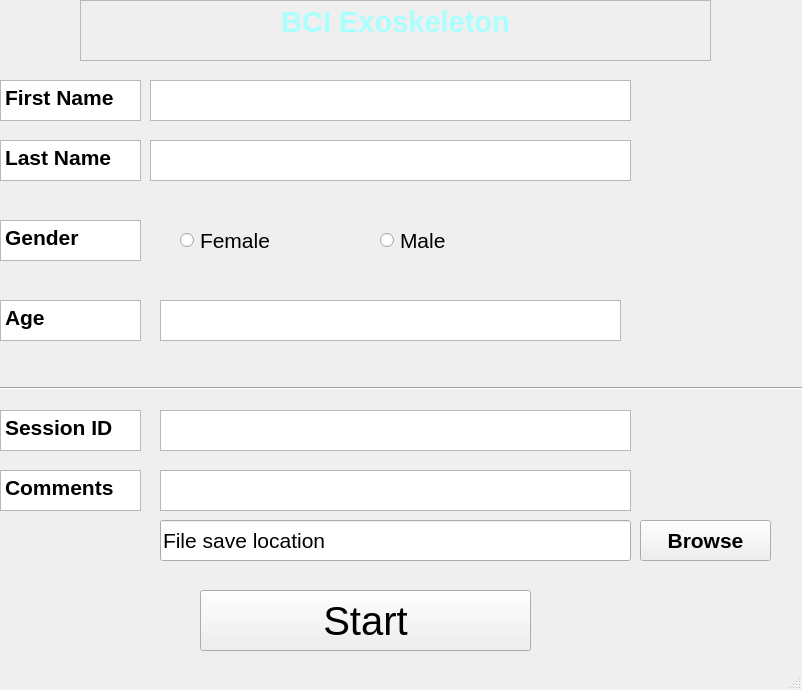
<?xml version="1.0" encoding="UTF-8"?>
<ui version="4.0">
 <class>MainWindow</class>
 <widget class="QMainWindow" name="MainWindow">
  <property name="geometry">
   <rect>
    <x>0</x>
    <y>0</y>
    <width>802</width>
    <height>690</height>
   </rect>
  </property>
  <property name="windowTitle">
   <string>MainWindow</string>
  </property>
  <property name="autoFillBackground">
   <bool>false</bool>
  </property>
  <widget class="QWidget" name="centralwidget">
   <widget class="QPushButton" name="StartButton">
    <property name="geometry">
     <rect>
      <x>200</x>
      <y>590</y>
      <width>331</width>
      <height>61</height>
     </rect>
    </property>
    <property name="font">
     <font>
      <pointsize>30</pointsize>
     </font>
    </property>
    <property name="text">
     <string>Start</string>
    </property>
   </widget>
   <widget class="QPushButton" name="BrowseButton">
    <property name="geometry">
     <rect>
      <x>640</x>
      <y>520</y>
      <width>131</width>
      <height>41</height>
     </rect>
    </property>
    <property name="font">
     <font>
      <pointsize>16</pointsize>
      <bold>true</bold>
     </font>
    </property>
    <property name="text">
     <string>Browse</string>
    </property>
   </widget>
   <widget class="QLineEdit" name="lineEdit">
    <property name="geometry">
     <rect>
      <x>160</x>
      <y>520</y>
      <width>471</width>
      <height>41</height>
     </rect>
    </property>
    <property name="font">
     <font>
      <pointsize>16</pointsize>
     </font>
    </property>
    <property name="text">
     <string>File save location</string>
    </property>
   </widget>
   <widget class="QPlainTextEdit" name="FirstNameBox">
    <property name="geometry">
     <rect>
      <x>150</x>
      <y>80</y>
      <width>481</width>
      <height>41</height>
     </rect>
    </property>
    <property name="plainText">
     <string/>
    </property>
   </widget>
   <widget class="QPlainTextEdit" name="LastNameBox">
    <property name="geometry">
     <rect>
      <x>150</x>
      <y>140</y>
      <width>481</width>
      <height>41</height>
     </rect>
    </property>
    <property name="plainText">
     <string/>
    </property>
   </widget>
   <widget class="QPlainTextEdit" name="AgeBox">
    <property name="geometry">
     <rect>
      <x>160</x>
      <y>300</y>
      <width>461</width>
      <height>41</height>
     </rect>
    </property>
    <property name="plainText">
     <string/>
    </property>
   </widget>
   <widget class="QRadioButton" name="Male_radio">
    <property name="geometry">
     <rect>
      <x>380</x>
      <y>220</y>
      <width>111</width>
      <height>41</height>
     </rect>
    </property>
    <property name="font">
     <font>
      <pointsize>16</pointsize>
      <strikeout>false</strikeout>
     </font>
    </property>
    <property name="autoFillBackground">
     <bool>false</bool>
    </property>
    <property name="text">
     <string>Male</string>
    </property>
   </widget>
   <widget class="QTextEdit" name="FirstNameTitle">
    <property name="enabled">
     <bool>true</bool>
    </property>
    <property name="geometry">
     <rect>
      <x>0</x>
      <y>80</y>
      <width>141</width>
      <height>41</height>
     </rect>
    </property>
    <property name="autoFillBackground">
     <bool>false</bool>
    </property>
    <property name="readOnly">
     <bool>true</bool>
    </property>
    <property name="html">
     <string>&lt;!DOCTYPE HTML PUBLIC &quot;-//W3C//DTD HTML 4.0//EN&quot; &quot;http://www.w3.org/TR/REC-html40/strict.dtd&quot;&gt;
&lt;html&gt;&lt;head&gt;&lt;meta name=&quot;qrichtext&quot; content=&quot;1&quot; /&gt;&lt;meta charset=&quot;utf-8&quot; /&gt;&lt;style type=&quot;text/css&quot;&gt;
p, li { white-space: pre-wrap; }
hr { height: 1px; border-width: 0; }
li.unchecked::marker { content: &quot;\2610&quot;; }
li.checked::marker { content: &quot;\2612&quot;; }
&lt;/style&gt;&lt;/head&gt;&lt;body style=&quot; font-family:'Segoe UI'; font-size:9pt; font-weight:400; font-style:normal;&quot;&gt;
&lt;p style=&quot; margin-top:0px; margin-bottom:0px; margin-left:0px; margin-right:0px; -qt-block-indent:0; text-indent:0px;&quot;&gt;&lt;span style=&quot; font-size:16pt; font-weight:700;&quot;&gt;First Name&lt;/span&gt;&lt;/p&gt;&lt;/body&gt;&lt;/html&gt;</string>
    </property>
   </widget>
   <widget class="QTextEdit" name="LastNameTitle">
    <property name="enabled">
     <bool>true</bool>
    </property>
    <property name="geometry">
     <rect>
      <x>0</x>
      <y>140</y>
      <width>141</width>
      <height>41</height>
     </rect>
    </property>
    <property name="autoFillBackground">
     <bool>true</bool>
    </property>
    <property name="readOnly">
     <bool>true</bool>
    </property>
    <property name="html">
     <string>&lt;!DOCTYPE HTML PUBLIC &quot;-//W3C//DTD HTML 4.0//EN&quot; &quot;http://www.w3.org/TR/REC-html40/strict.dtd&quot;&gt;
&lt;html&gt;&lt;head&gt;&lt;meta name=&quot;qrichtext&quot; content=&quot;1&quot; /&gt;&lt;meta charset=&quot;utf-8&quot; /&gt;&lt;style type=&quot;text/css&quot;&gt;
p, li { white-space: pre-wrap; }
hr { height: 1px; border-width: 0; }
li.unchecked::marker { content: &quot;\2610&quot;; }
li.checked::marker { content: &quot;\2612&quot;; }
&lt;/style&gt;&lt;/head&gt;&lt;body style=&quot; font-family:'Segoe UI'; font-size:9pt; font-weight:400; font-style:normal;&quot;&gt;
&lt;p style=&quot; margin-top:0px; margin-bottom:0px; margin-left:0px; margin-right:0px; -qt-block-indent:0; text-indent:0px;&quot;&gt;&lt;span style=&quot; font-size:16pt; font-weight:700;&quot;&gt;Last Name&lt;/span&gt;&lt;/p&gt;&lt;/body&gt;&lt;/html&gt;</string>
    </property>
   </widget>
   <widget class="QRadioButton" name="Female_radio">
    <property name="geometry">
     <rect>
      <x>180</x>
      <y>220</y>
      <width>111</width>
      <height>41</height>
     </rect>
    </property>
    <property name="font">
     <font>
      <pointsize>16</pointsize>
      <strikeout>false</strikeout>
     </font>
    </property>
    <property name="autoFillBackground">
     <bool>false</bool>
    </property>
    <property name="text">
     <string>Female</string>
    </property>
   </widget>
   <widget class="QTextEdit" name="GenderTitle">
    <property name="enabled">
     <bool>true</bool>
    </property>
    <property name="geometry">
     <rect>
      <x>0</x>
      <y>220</y>
      <width>141</width>
      <height>41</height>
     </rect>
    </property>
    <property name="autoFillBackground">
     <bool>true</bool>
    </property>
    <property name="readOnly">
     <bool>true</bool>
    </property>
    <property name="html">
     <string>&lt;!DOCTYPE HTML PUBLIC &quot;-//W3C//DTD HTML 4.0//EN&quot; &quot;http://www.w3.org/TR/REC-html40/strict.dtd&quot;&gt;
&lt;html&gt;&lt;head&gt;&lt;meta name=&quot;qrichtext&quot; content=&quot;1&quot; /&gt;&lt;meta charset=&quot;utf-8&quot; /&gt;&lt;style type=&quot;text/css&quot;&gt;
p, li { white-space: pre-wrap; }
hr { height: 1px; border-width: 0; }
li.unchecked::marker { content: &quot;\2610&quot;; }
li.checked::marker { content: &quot;\2612&quot;; }
&lt;/style&gt;&lt;/head&gt;&lt;body style=&quot; font-family:'Segoe UI'; font-size:9pt; font-weight:400; font-style:normal;&quot;&gt;
&lt;p style=&quot; margin-top:0px; margin-bottom:0px; margin-left:0px; margin-right:0px; -qt-block-indent:0; text-indent:0px;&quot;&gt;&lt;span style=&quot; font-size:16pt; font-weight:700;&quot;&gt;Gender&lt;/span&gt;&lt;/p&gt;&lt;/body&gt;&lt;/html&gt;</string>
    </property>
   </widget>
   <widget class="QTextEdit" name="AgeTitle">
    <property name="enabled">
     <bool>true</bool>
    </property>
    <property name="geometry">
     <rect>
      <x>0</x>
      <y>300</y>
      <width>141</width>
      <height>41</height>
     </rect>
    </property>
    <property name="autoFillBackground">
     <bool>true</bool>
    </property>
    <property name="readOnly">
     <bool>true</bool>
    </property>
    <property name="html">
     <string>&lt;!DOCTYPE HTML PUBLIC &quot;-//W3C//DTD HTML 4.0//EN&quot; &quot;http://www.w3.org/TR/REC-html40/strict.dtd&quot;&gt;
&lt;html&gt;&lt;head&gt;&lt;meta name=&quot;qrichtext&quot; content=&quot;1&quot; /&gt;&lt;meta charset=&quot;utf-8&quot; /&gt;&lt;style type=&quot;text/css&quot;&gt;
p, li { white-space: pre-wrap; }
hr { height: 1px; border-width: 0; }
li.unchecked::marker { content: &quot;\2610&quot;; }
li.checked::marker { content: &quot;\2612&quot;; }
&lt;/style&gt;&lt;/head&gt;&lt;body style=&quot; font-family:'Segoe UI'; font-size:9pt; font-weight:400; font-style:normal;&quot;&gt;
&lt;p style=&quot; margin-top:0px; margin-bottom:0px; margin-left:0px; margin-right:0px; -qt-block-indent:0; text-indent:0px;&quot;&gt;&lt;span style=&quot; font-size:16pt; font-weight:700;&quot;&gt;Age&lt;/span&gt;&lt;/p&gt;&lt;/body&gt;&lt;/html&gt;</string>
    </property>
   </widget>
   <widget class="QTextEdit" name="SessionIDTitle">
    <property name="enabled">
     <bool>true</bool>
    </property>
    <property name="geometry">
     <rect>
      <x>0</x>
      <y>410</y>
      <width>141</width>
      <height>41</height>
     </rect>
    </property>
    <property name="autoFillBackground">
     <bool>true</bool>
    </property>
    <property name="readOnly">
     <bool>true</bool>
    </property>
    <property name="html">
     <string>&lt;!DOCTYPE HTML PUBLIC &quot;-//W3C//DTD HTML 4.0//EN&quot; &quot;http://www.w3.org/TR/REC-html40/strict.dtd&quot;&gt;
&lt;html&gt;&lt;head&gt;&lt;meta name=&quot;qrichtext&quot; content=&quot;1&quot; /&gt;&lt;meta charset=&quot;utf-8&quot; /&gt;&lt;style type=&quot;text/css&quot;&gt;
p, li { white-space: pre-wrap; }
hr { height: 1px; border-width: 0; }
li.unchecked::marker { content: &quot;\2610&quot;; }
li.checked::marker { content: &quot;\2612&quot;; }
&lt;/style&gt;&lt;/head&gt;&lt;body style=&quot; font-family:'Segoe UI'; font-size:9pt; font-weight:400; font-style:normal;&quot;&gt;
&lt;p style=&quot; margin-top:0px; margin-bottom:0px; margin-left:0px; margin-right:0px; -qt-block-indent:0; text-indent:0px;&quot;&gt;&lt;span style=&quot; font-size:16pt; font-weight:700;&quot;&gt;Session ID&lt;/span&gt;&lt;/p&gt;&lt;/body&gt;&lt;/html&gt;</string>
    </property>
   </widget>
   <widget class="QPlainTextEdit" name="SessionIDText">
    <property name="geometry">
     <rect>
      <x>160</x>
      <y>410</y>
      <width>471</width>
      <height>41</height>
     </rect>
    </property>
    <property name="plainText">
     <string/>
    </property>
   </widget>
   <widget class="QTextEdit" name="CommentsTitle">
    <property name="enabled">
     <bool>true</bool>
    </property>
    <property name="geometry">
     <rect>
      <x>0</x>
      <y>470</y>
      <width>141</width>
      <height>41</height>
     </rect>
    </property>
    <property name="autoFillBackground">
     <bool>true</bool>
    </property>
    <property name="readOnly">
     <bool>true</bool>
    </property>
    <property name="html">
     <string>&lt;!DOCTYPE HTML PUBLIC &quot;-//W3C//DTD HTML 4.0//EN&quot; &quot;http://www.w3.org/TR/REC-html40/strict.dtd&quot;&gt;
&lt;html&gt;&lt;head&gt;&lt;meta name=&quot;qrichtext&quot; content=&quot;1&quot; /&gt;&lt;meta charset=&quot;utf-8&quot; /&gt;&lt;style type=&quot;text/css&quot;&gt;
p, li { white-space: pre-wrap; }
hr { height: 1px; border-width: 0; }
li.unchecked::marker { content: &quot;\2610&quot;; }
li.checked::marker { content: &quot;\2612&quot;; }
&lt;/style&gt;&lt;/head&gt;&lt;body style=&quot; font-family:'Segoe UI'; font-size:9pt; font-weight:400; font-style:normal;&quot;&gt;
&lt;p style=&quot; margin-top:0px; margin-bottom:0px; margin-left:0px; margin-right:0px; -qt-block-indent:0; text-indent:0px;&quot;&gt;&lt;span style=&quot; font-size:16pt; font-weight:700;&quot;&gt;Comments&lt;/span&gt;&lt;/p&gt;&lt;/body&gt;&lt;/html&gt;</string>
    </property>
   </widget>
   <widget class="QPlainTextEdit" name="CommentsText">
    <property name="geometry">
     <rect>
      <x>160</x>
      <y>470</y>
      <width>471</width>
      <height>41</height>
     </rect>
    </property>
    <property name="plainText">
     <string/>
    </property>
   </widget>
   <widget class="QTextBrowser" name="MainTitle">
    <property name="enabled">
     <bool>false</bool>
    </property>
    <property name="geometry">
     <rect>
      <x>80</x>
      <y>0</y>
      <width>631</width>
      <height>61</height>
     </rect>
    </property>
    <property name="font">
     <font>
      <pointsize>12</pointsize>
     </font>
    </property>
    <property name="html">
     <string>&lt;!DOCTYPE HTML PUBLIC &quot;-//W3C//DTD HTML 4.0//EN&quot; &quot;http://www.w3.org/TR/REC-html40/strict.dtd&quot;&gt;
&lt;html&gt;&lt;head&gt;&lt;meta name=&quot;qrichtext&quot; content=&quot;1&quot; /&gt;&lt;meta charset=&quot;utf-8&quot; /&gt;&lt;style type=&quot;text/css&quot;&gt;
p, li { white-space: pre-wrap; }
hr { height: 1px; border-width: 0; }
li.unchecked::marker { content: &quot;\2610&quot;; }
li.checked::marker { content: &quot;\2612&quot;; }
&lt;/style&gt;&lt;/head&gt;&lt;body style=&quot; font-family:'Segoe UI'; font-size:12pt; font-weight:400; font-style:normal;&quot;&gt;
&lt;p align=&quot;center&quot; style=&quot; margin-top:0px; margin-bottom:0px; margin-left:0px; margin-right:0px; -qt-block-indent:0; text-indent:0px;&quot;&gt;&lt;span style=&quot; font-size:22pt; font-weight:700; color:#aaffff;&quot;&gt;BCI Exoskeleton&lt;/span&gt;&lt;/p&gt;&lt;/body&gt;&lt;/html&gt;</string>
    </property>
   </widget>
   <widget class="Line" name="line">
    <property name="geometry">
     <rect>
      <x>0</x>
      <y>380</y>
      <width>871</width>
      <height>16</height>
     </rect>
    </property>
    <property name="orientation">
     <enum>Qt::Orientation::Horizontal</enum>
    </property>
   </widget>
  </widget>
  <widget class="QStatusBar" name="statusbar"/>
 </widget>
 <resources>
  <include location="resources.qrc"/>
 </resources>
 <connections/>
</ui>
